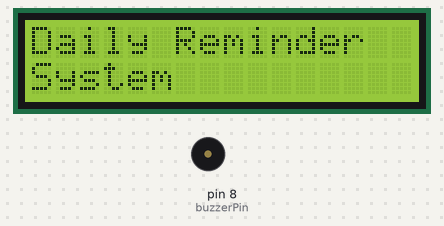
Recording of a sketch running on a simulated Arduino Uno, built with avr-gcc and run on an emulated ATmega328P. On the bench: 16×2 character LCD, buzzer (waves = sounding, pin HIGH). The local clock reads 2024-03-15 10:24:30 at power-on unless the sketch sets it.

Above: at 0.1 s.
At 2.1 s:
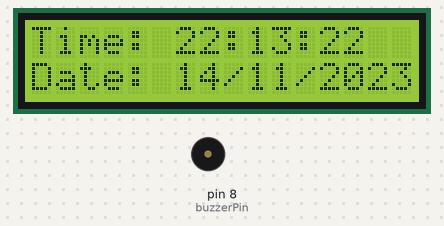
At 11.2 s:
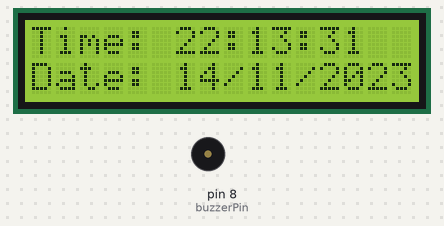
At 20.2 s:
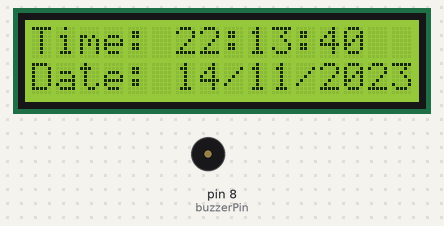
At 29.3 s:
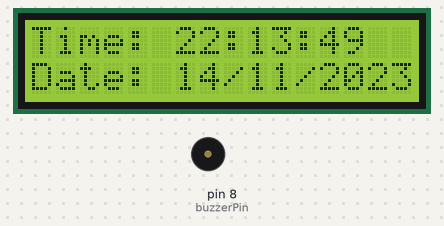
At 38.4 s:
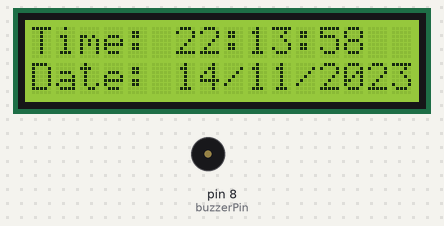

Measured:
- what the display in image 1 shows lasts 1.0 s, from 2.1 s to 3.1 s

The sketch:

acuity.ino
```cpp
#include <LiquidCrystal.h>
#include <Wire.h>
#include <RTClib.h>

LiquidCrystal lcd(12, 11, 5, 4, 3, 2);
const int buzzerPin = 8;
RTC_DS3231 rtc;

void setup() {
  Serial.begin(9600);

  lcd.begin(16, 2);
  lcd.print("Daily Reminder");
  lcd.setCursor(0, 1);
  lcd.print("System");

  pinMode(buzzerPin, OUTPUT);

  if (!rtc.begin()) {
    Serial.println("Couldn't find RTC");
    lcd.clear();
    lcd.print("RTC Error");
    while (1);
  }

  rtc.adjust(DateTime(F(__DATE__), F(__TIME__)));

  delay(2000);
  lcd.clear();
}

void loop() {
  DateTime now = rtc.now();

  lcd.setCursor(0, 0);
  lcd.print("Time: ");
  if (now.hour() < 10) lcd.print("0");
  lcd.print(now.hour());
  lcd.print(":");
  if (now.minute() < 10) lcd.print("0");
  lcd.print(now.minute());
  lcd.print(":");
  if (now.second() < 10) lcd.print("0");
  lcd.print(now.second());

  if (now.hour() == 21 && now.minute() == 0 && now.second() < 10) {
    lcd.setCursor(0, 1);
    lcd.print("TIME TO REVIEW! ");

    for (int i = 0; i < 3; i++) {
      tone(buzzerPin, 1000);
      delay(500);
      noTone(buzzerPin);
      delay(300);
    }
  } else {
    lcd.setCursor(0, 1);
    lcd.print("Date: ");
    lcd.print(now.day());
    lcd.print("/");
    lcd.print(now.month());
    lcd.print("/");
    lcd.print(now.year());
    lcd.print(" ");
  }

  delay(1000);
}
```
